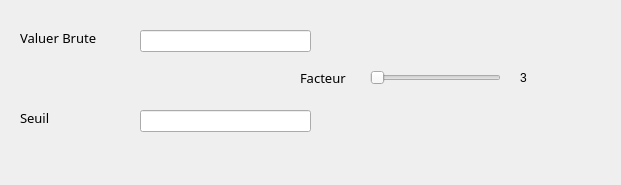
         <widget class="QWidget" name="page_4">
          <property name="geometry">
           <rect>
            <x>0</x>
            <y>0</y>
            <width>621</width>
            <height>185</height>
           </rect>
          </property>
          <attribute name="label">
           <string>Nombre de personnes actives</string>
          </attribute>
          <widget class="QLineEdit" name="lineEdit_9">
           <property name="geometry">
            <rect>
             <x>140</x>
             <y>30</y>
             <width>171</width>
             <height>22</height>
            </rect>
           </property>
          </widget>
          <widget class="QLabel" name="label_16">
           <property name="geometry">
            <rect>
             <x>300</x>
             <y>70</y>
             <width>51</width>
             <height>16</height>
            </rect>
           </property>
           <property name="font">
            <font>
             <family>Uni Sans Book</family>
             <pointsize>10</pointsize>
             <weight>50</weight>
             <italic>false</italic>
             <bold>false</bold>
            </font>
           </property>
           <property name="styleSheet">
            <string notr="true">font: 10pt &quot;Uni Sans Book&quot;;</string>
           </property>
           <property name="text">
            <string>Facteur</string>
           </property>
          </widget>
          <widget class="QLineEdit" name="lineEdit_8">
           <property name="geometry">
            <rect>
             <x>140</x>
             <y>110</y>
             <width>171</width>
             <height>22</height>
            </rect>
           </property>
          </widget>
          <widget class="QLabel" name="label_18">
           <property name="geometry">
            <rect>
             <x>20</x>
             <y>110</y>
             <width>101</width>
             <height>16</height>
            </rect>
           </property>
           <property name="font">
            <font>
             <family>Uni Sans Book</family>
             <pointsize>10</pointsize>
             <weight>50</weight>
             <italic>false</italic>
             <bold>false</bold>
            </font>
           </property>
           <property name="styleSheet">
            <string notr="true">font: 10pt &quot;Uni Sans Book&quot;;</string>
           </property>
           <property name="text">
            <string>Seuil</string>
           </property>
          </widget>
          <widget class="QLabel" name="label_15">
           <property name="geometry">
            <rect>
             <x>520</x>
             <y>70</y>
             <width>21</width>
             <height>16</height>
            </rect>
           </property>
           <property name="styleSheet">
            <string notr="true">font: 10pt &quot;Uni Sans Book&quot;;</string>
           </property>
           <property name="text">
            <string>3</string>
           </property>
          </widget>
          <widget class="QLabel" name="label_17">
           <property name="geometry">
            <rect>
             <x>20</x>
             <y>30</y>
             <width>101</width>
             <height>16</height>
            </rect>
           </property>
           <property name="font">
            <font>
             <family>Uni Sans Book</family>
             <pointsize>10</pointsize>
             <weight>50</weight>
             <italic>false</italic>
             <bold>false</bold>
            </font>
           </property>
           <property name="styleSheet">
            <string notr="true">font: 10pt &quot;Uni Sans Book&quot;;</string>
           </property>
           <property name="text">
            <string>Valuer Brute</string>
           </property>
          </widget>
          <widget class="QSlider" name="horizontalSlider_4">
           <property name="geometry">
            <rect>
             <x>370</x>
             <y>70</y>
             <width>131</width>
             <height>16</height>
            </rect>
           </property>
           <property name="orientation">
            <enum>Qt::Horizontal</enum>
           </property>
          </widget>
         </widget>
